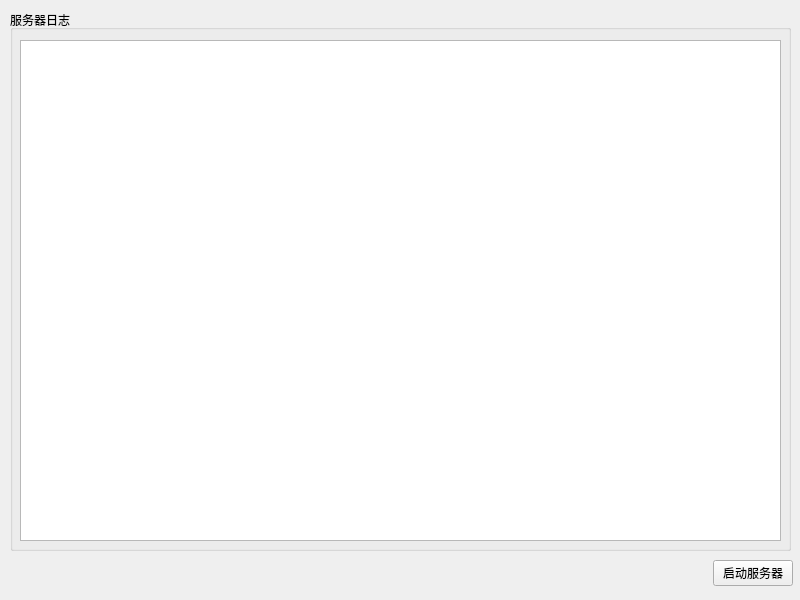
<?xml version="1.0" encoding="UTF-8"?>
<ui version="4.0">
 <class>MainWindow</class>
 <widget class="QMainWindow" name="MainWindow">
  <property name="geometry">
   <rect>
    <x>0</x>
    <y>0</y>
    <width>800</width>
    <height>600</height>
   </rect>
  </property>
  <property name="windowTitle">
   <string>服务器</string>
  </property>
  <widget class="QWidget" name="centralwidget">
   <widget class="QGroupBox" name="groupBox">
    <property name="geometry">
     <rect>
      <x>10</x>
      <y>10</y>
      <width>781</width>
      <height>541</height>
     </rect>
    </property>
    <property name="title">
     <string>服务器日志</string>
    </property>
    <widget class="QPlainTextEdit" name="logEdit">
     <property name="geometry">
      <rect>
       <x>10</x>
       <y>30</y>
       <width>761</width>
       <height>501</height>
      </rect>
     </property>
    </widget>
   </widget>
   <widget class="QWidget" name="">
    <property name="geometry">
     <rect>
      <x>12</x>
      <y>560</y>
      <width>781</width>
      <height>26</height>
     </rect>
    </property>
    <layout class="QHBoxLayout" name="horizontalLayout">
     <item>
      <spacer name="horizontalSpacer">
       <property name="orientation">
        <enum>Qt::Horizontal</enum>
       </property>
       <property name="sizeHint" stdset="0">
        <size>
         <width>40</width>
         <height>20</height>
        </size>
       </property>
      </spacer>
     </item>
     <item>
      <widget class="QPushButton" name="startStopButton">
       <property name="text">
        <string>启动服务器</string>
       </property>
      </widget>
     </item>
    </layout>
   </widget>
  </widget>
 </widget>
 <resources/>
 <connections/>
</ui>
